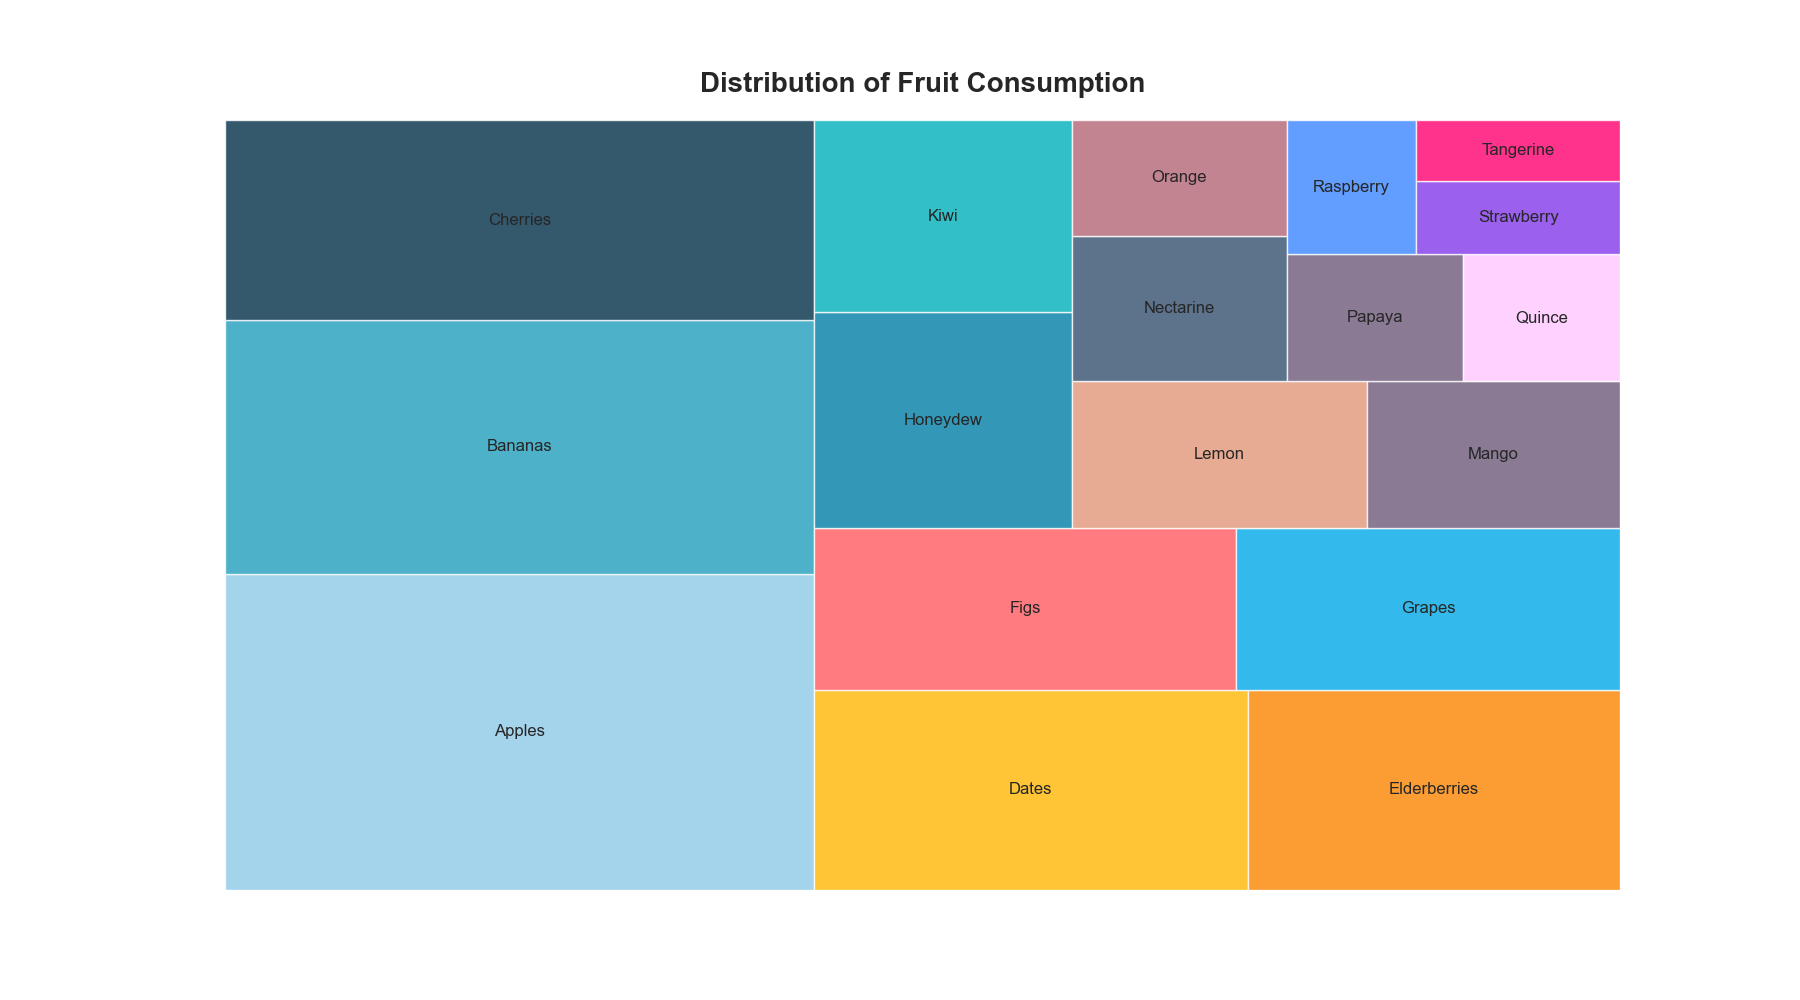

The script that drew this image:

import matplotlib.pyplot as plt
import squarify

# Data points for the treemap
categories = ['Apples', 'Bananas', 'Cherries', 'Dates', 'Elderberries', 'Figs', 'Grapes', 'Honeydew', 'Kiwi', 'Lemon', 'Mango', 'Nectarine', 'Orange', 'Papaya', 'Quince', 'Raspberry', 'Strawberry', 'Tangerine']
count = [1500, 1200, 950, 700, 600, 550, 500, 450, 400, 350, 300, 250, 200, 180, 160, 140, 120, 100]

# TreeMap customization
color_palette = ['#8ecae6', '#219ebc', '#023047', '#ffb703', '#fb8500', '#ff5a5f', '#00a8e8', '#007ea7', '#00afb9', '#e29578', '#6d597a', '#355070', '#b56576', '#6d597a', '#ffc6ff', '#3a86ff', '#8338ec', '#ff006e']
plt.figure(figsize=(18, 10))

# Creating the treemap
squarify.plot(sizes=count, label=categories, color=color_palette, alpha=0.8)

# Title and labels
plt.title('Distribution of Fruit Consumption', fontsize=20, fontweight='bold', pad=20)
plt.axis('off')

plt.show()
